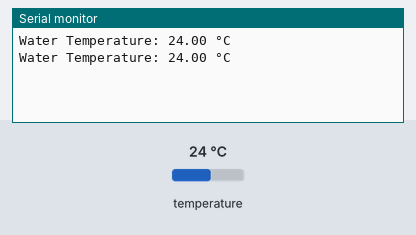
A sketch run on a simulated Arduino Uno, built with avr-gcc and run on an emulated ATmega328P. On the bench: the last lines printed to the serial monitor. Inputs (shaded band) come from the test bench; at power-on: temperature 24 °C.

Above: at 4.3 s.
4.4 s: temperature set to 12 °C
At 7.5 s:
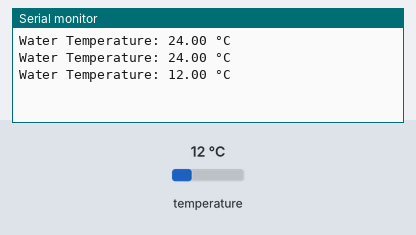
8.1 s: temperature set to 19 °C
At 9.5 s:
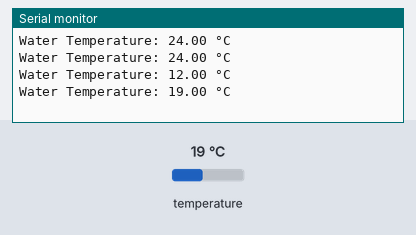
Timing chart, 0 to 11.1 s (numbered marks = the images above; inputs shaded):
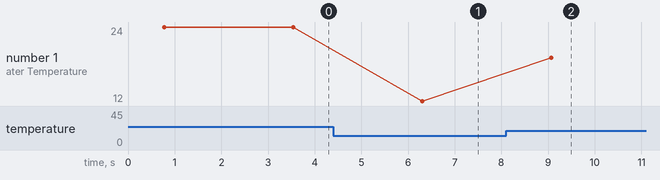

The sketch:

Water_reading.ino
```cpp
#include <OneWire.h>
#include <DallasTemperature.h>

#define ONE_WIRE_BUS 4

OneWire oneWire(ONE_WIRE_BUS);
DallasTemperature sensors(&oneWire);

void setup() {
  Serial.begin(115200);
  pinMode(ONE_WIRE_BUS, INPUT_PULLUP);
  sensors.begin();
}

void loop() {
  sensors.requestTemperatures();
  float temperatureC = sensors.getTempCByIndex(0);

  if (temperatureC == -127.00) {
    Serial.println("Sensor not detected. Check wiring.");
  } else {
    Serial.print("Water Temperature: ");
    Serial.print(temperatureC);
    Serial.println(" °C");
  }

  delay(2000);
}
```

Measured:
- after the input at 4.4 s, the serial monitor: prints a new line after 1.9 s (image 1)
- after the input at 8.1 s, the serial monitor: prints a new line after 0.97 s (image 2)
- plotted number 1: 24 → 12 after the input at 4.4 s, 12 → 19 after the input at 8.1 s
